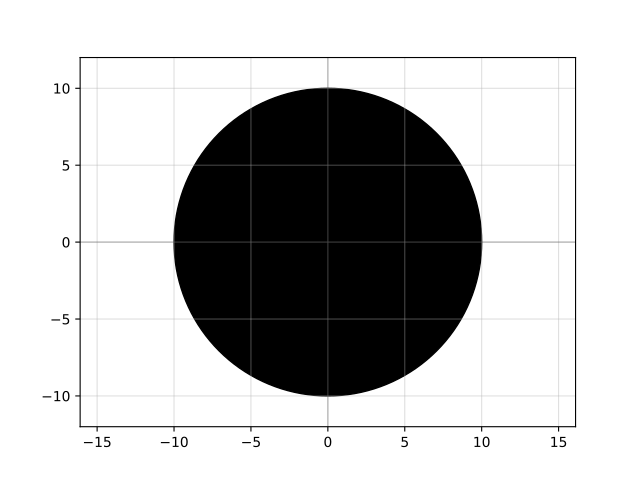

Recreate this plot in Python.
import gdsfactory as gf

c = gf.components.circle(radius=10.0, angle_resolution=2.5, layer='WG')
c.plot()
